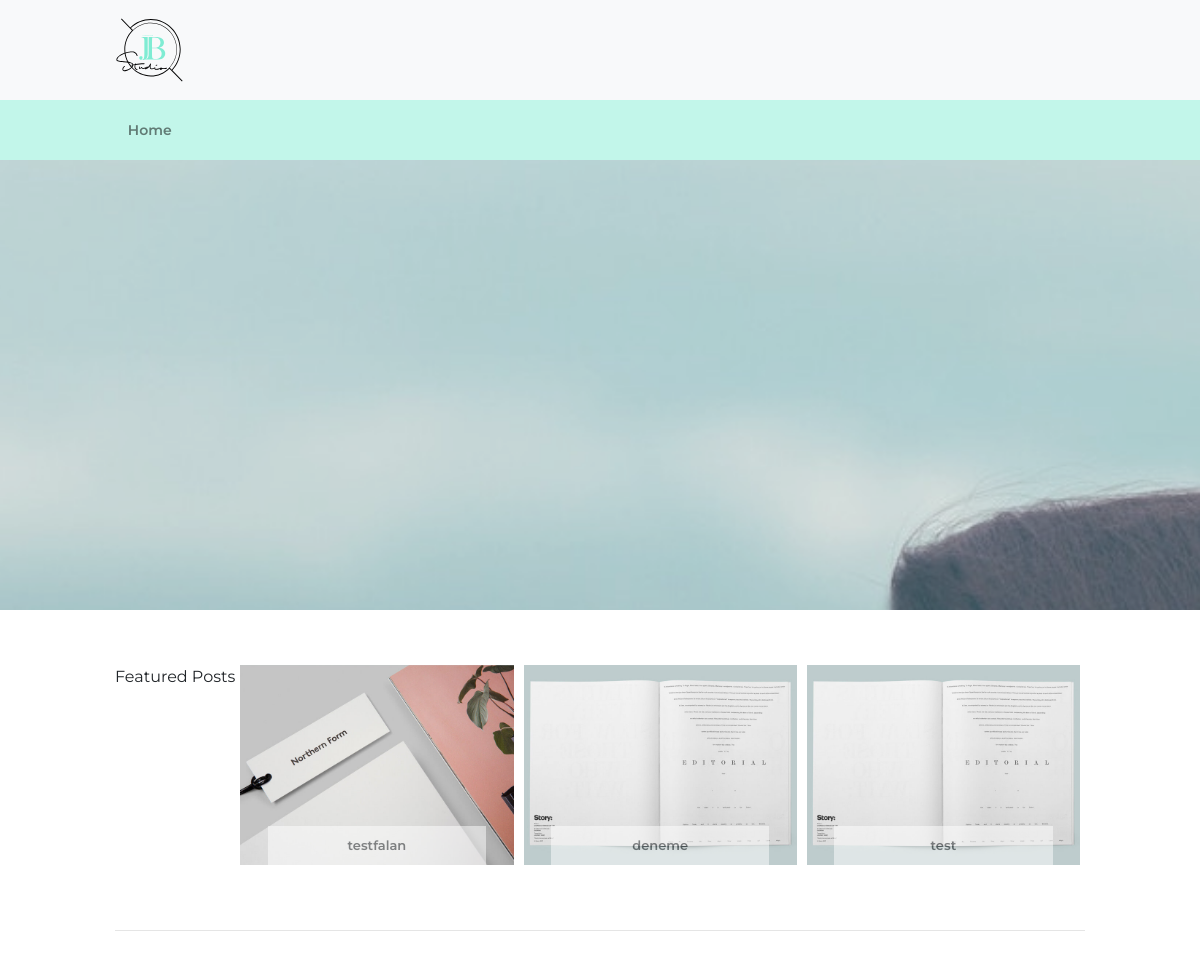
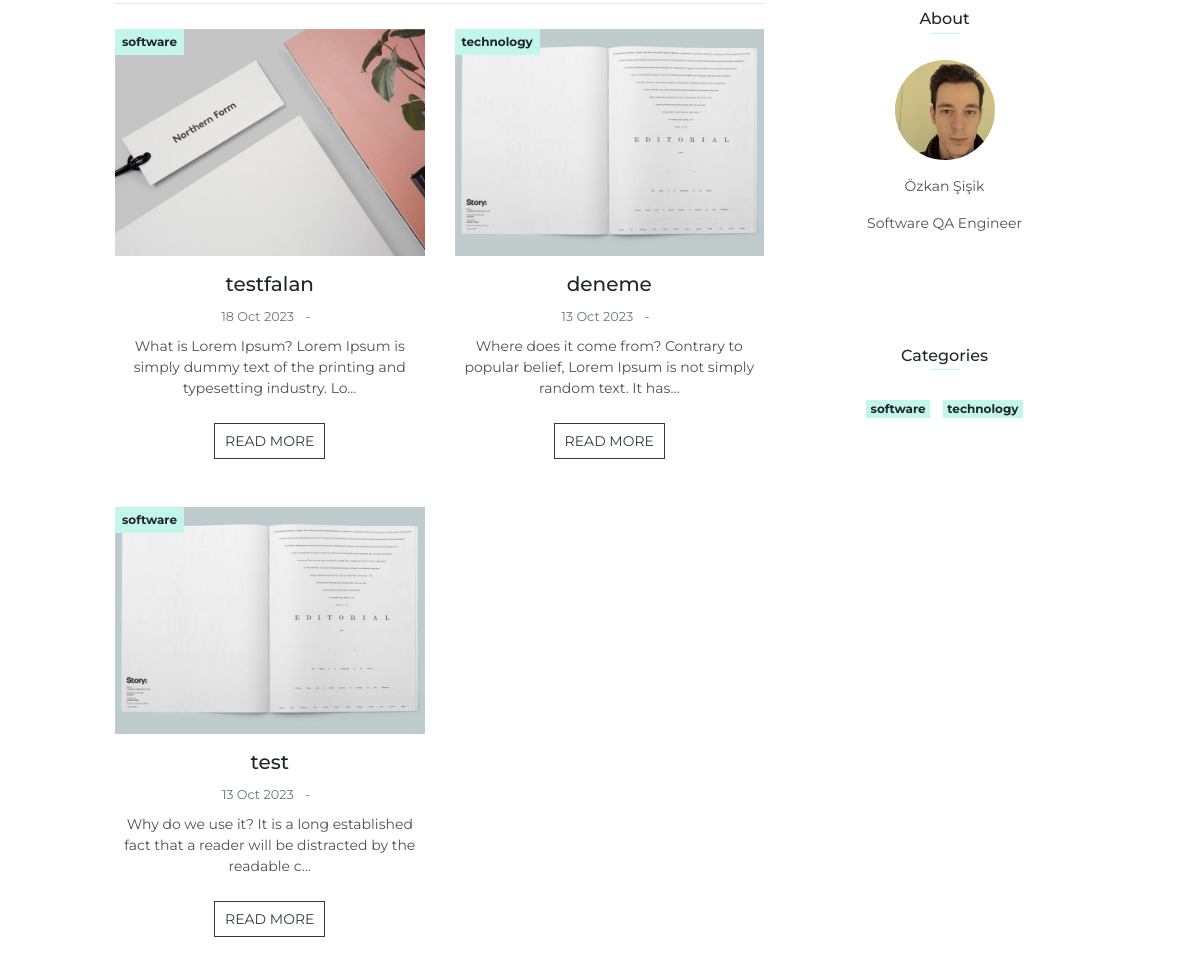
The page / on the database its author committed (2 pictures, top to bottom).
### blog/models.py (models this page shows, shortened)
class Post(models.Model):
    user = models.ForeignKey('auth.User',null=True, default=None, related_name = 'post', on_delete= models.CASCADE)
    title = models.CharField(max_length=100, verbose_name='Title')
    content = models.TextField(verbose_name='Content')
    publish_date = models.DateTimeField(verbose_name= 'Publish Date', auto_now_add = True)
    image = models.ImageField(null=True, blank=True, upload_to='post')
    slug= models.SlugField(unique= True, editable= False, max_length=130)
    category= models.ForeignKey(Category, on_delete=models.CASCADE)
    def get_absolute_url(self):
        return reverse('detail', kwargs={'slug': self.slug})
    def yearpublished(self):
        return self.publish_date.strftime('%d %b %Y')
    class Meta:
        ordering = ['-publish_date', 'id']

class Category(models.Model):
    title = models.CharField(max_length=200)
    slug = models.SlugField(max_length=200, default="")
    def __str__(self):
        return self.title

### blog/views.py (the view)
# urls.py: path('', index, name = 'index'),
def index(request):
    context = dict()
    context['posts'] = Post.objects.all()
    context['cat'] = Category.objects.all()
    return render(request, 'index.html', context)

### Template/index.html (shortened to what this page needs)
<!DOCTYPE html>
<html lang="en">
<head>
    <link rel="stylesheet" href="assets/vendors/themify-icons/css/themify-icons.css">
	<link rel="stylesheet" href="/static/css/joeblog.css">
</head>
<body data-spy="scroll" data-target=".navbar" data-offset="40" id="home">
    <nav class="navbar navbar-light bg-light">
        <div class="container">
            <a class="navbar-brand" href="#">
                <img src="/static/imgs/logo.svg" alt="">
            </a>
        </div>
    </nav>
    <nav class="navbar custom-navbar navbar-expand-md navbar-light bg-primary sticky-top">
        <div class="container">
            <div class="collapse navbar-collapse" id="navbarSupportedContent">
                <ul class="navbar-nav">
                    <li class="nav-item">
                        <a class="nav-link" href="http://127.0.0.1:8000/#">Home</a>
                    </li>
                </ul>
            </div>
        </div>
    </nav>
    <header class="page-header"></header>
    <div class="container">
        <section>
            <div class="feature-posts">
                    <span>Featured Posts</span>
                    {% for post in posts %}
                <a href="single-post.html" class="feature-post-item">
                    <img src="{{post.image}}" class="w-100" alt="">
                    <div class="feature-post-caption"> {{post.title}}</div>
                </a>
                {% endfor %}
            </div>
        </section>
        <hr>
        <div class="page-container">
            <div class="page-content">
                <hr>
                <div class="row">
                    {% for post in posts %}
                    <div class="col-lg-6">
                        <div class="card text-center mb-5">
                            <div class="card-header p-0">
                                <div class="blog-media">
                                    <img src="{{post.image.url}}" alt="" class="w-100">
                                    <a href="{% url 'category_show' category_slug=post.category.slug %}" class="badge badge-primary">{{post.category}}</a>
                                </div>
                            </div>
                            <div class="card-body px-0">
                                <h5 class="card-title mb-2">{{post.title}}</h5>
                                <small class="small text-muted">{{post.yearpublished}}
                                    <span class="px-2">-</span>
                                </small>
                                <p class="my-2">{{post.content|truncatechars:100}}</p>
                            </div>
                            <div class="card-footer p-0 text-center">
                                <a href="{{post.get_absolute_url}}" class="btn btn-outline-dark btn-sm">READ MORE</a>
                            </div>
                        </div>
                    </div>
                    {% endfor %}
                </div>
            </div>
            <div class="page-sidebar text-center">
                <h6 class="sidebar-title section-title mb-4 mt-3">About</h6>
                <img src="/static/imgs/bio.jpeg" alt="" class="circle-100 mb-3">
                <p>Özkan Şişik</p>
                <p>Software QA Engineer</p>
               <br>
               <br>
                <h6 class="sidebar-title mt-5 mb-4">Categories</h6>
                <div class="category">
                    <div class="category-list">
                        {% for item in cat %}
                             <a href="{% url 'category_show' category_slug=item.slug %}" class="badge badge-primary m-1" >{{item.title}}</a>
                        {% endfor %}
                        </div>
                </div>
            </div>
        </div>
    </div>
</body>
</html>

### rows shown on the page
Post: image (picture), title "testfalan", category "software", yearpublished "18 Oct 2023", content "What is Lorem Ipsum? Lorem Ipsum is simply dummy text of the printing and typesetting industry. Lo…"
Post: image (picture), title "deneme", category "technology", yearpublished "13 Oct 2023", content "Where does it come from? Contrary to popular belief, Lorem Ipsum is not simply random text. It has…"
Post: image (picture), title "test", category "software", yearpublished "13 Oct 2023", content "Why do we use it? It is a long established fact that a reader will be distracted by the readable c…"
Category: title "software"
Category: title "technology"
